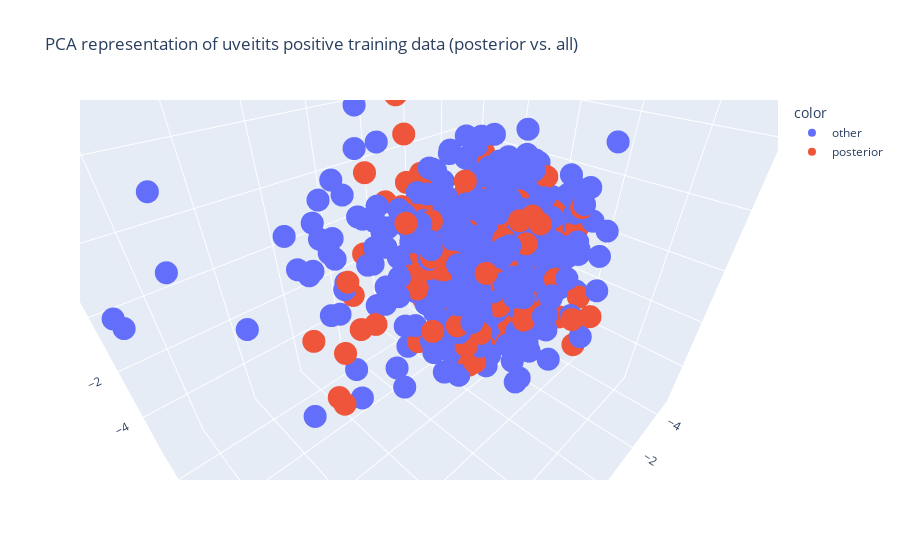

Notebook cell for this chart:
### Code cell
pca = PCA(n_components=3)
pipeline = Pipeline(steps=[('prep', USE_IMPUTER),('pca',pca)])
X_pca = pipeline.fit_transform(X_train_posterior)
X_pca = pd.DataFrame(X_pca)
fig = px.scatter_3d(X_pca, x=0, y=1, z=2, color = y_train_posterior.values,
                   title="PCA representation of uveitits positive training data (posterior vs. all)", labels={"0":"PC1","1":"PC2","2":"PC3"})
fig.show()
print(f'Retained Variance: {round(sum(pipeline["pca"].explained_variance_ratio_)*100,2)} %')

### Figure 1 — Plotly figure (JSON) as saved in the notebook; plotly's stock layout.template omitted (floating-point values rounded to 4 significant figures; data arrays with more than 128 entries replaced by an {"elided": "..."} marker saying what was removed)
{"data": [{"hovertemplate": "color=other<br>PC1=%{x}<br>PC2=%{y}<br>PC3=%{z}<extra></extra>", "legendgroup": "other", "marker": {"color": "#636efa", "symbol": "circle"}, "mode": "markers", "name": "other", "scene": "scene", "showlegend": true, "type": "scatter3d", "x": {"elided": "517 float values"}, "y": {"elided": "517 float values"}, "z": {"elided": "517 float values"}}, {"hovertemplate": "color=posterior<br>PC1=%{x}<br>PC2=%{y}<br>PC3=%{z}<extra></extra>", "legendgroup": "posterior", "marker": {"color": "#EF553B", "symbol": "circle"}, "mode": "markers", "name": "posterior", "scene": "scene", "showlegend": true, "type": "scatter3d", "x": {"elided": "182 float values"}, "y": {"elided": "182 float values"}, "z": {"elided": "182 float values"}}], "layout": {"autosize": true, "legend": {"title": {"text": "color"}, "tracegroupgap": 0}, "scene": {"aspectmode": "auto", "aspectratio": {"x": 1.158, "y": 0.8994, "z": 0.9603}, "camera": {"center": {"x": 0, "y": 0, "z": 0}, "eye": {"x": 0.6062, "y": 0.6062, "z": 0.6062}, "projection": {"type": "perspective"}, "up": {"x": 0, "y": 0, "z": 1}}, "domain": {"x": [0, 1], "y": [0, 1]}, "xaxis": {"title": {"text": "PC1"}, "type": "linear"}, "yaxis": {"title": {"text": "PC2"}, "type": "linear"}, "zaxis": {"title": {"text": "PC3"}, "type": "linear"}}, "title": {"text": "PCA representation of uveitits positive training data (posterior vs. all)"}}}
